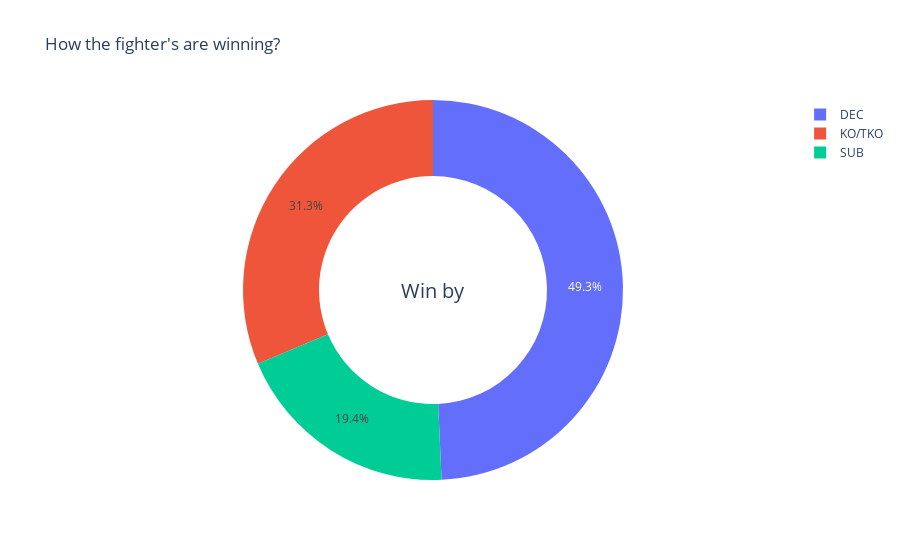

Write notebook code for a chart like this one.
### Code cell
temp = df["winby"].value_counts()
fig = {
  "data": [
    {
      "values": temp.values,
      "labels": temp.index,
      "domain": {"x": [0, 1]},
      #"name": "Types of Loans",
      #"hoverinfo":"label+percent+name",
      "hole": .6,
      "type": "pie"
    },

    ],
  "layout": {
        "title":"How the fighter's are winning?",
        "annotations": [
            {
                "font": {
                    "size": 20
                },
                "showarrow": False,
                "text": "Win by",
                "x": 0.50,
                "y": 0.5
            }

        ]
    }
}
iplot(fig, filename='donut')

### Figure 1 — Plotly figure (JSON) as saved in the notebook; plotly's stock layout.template omitted (floating-point values rounded to 4 significant figures)
{"data": [{"domain": {"x": [0, 1]}, "hole": 0.6, "labels": ["DEC", "KO/TKO", "SUB"], "values": [720, 458, 283], "type": "pie"}], "layout": {"annotations": [{"font": {"size": 20}, "showarrow": false, "text": "Win by", "x": 0.5, "y": 0.5}], "title": {"text": "How the fighter's are winning?"}}}
